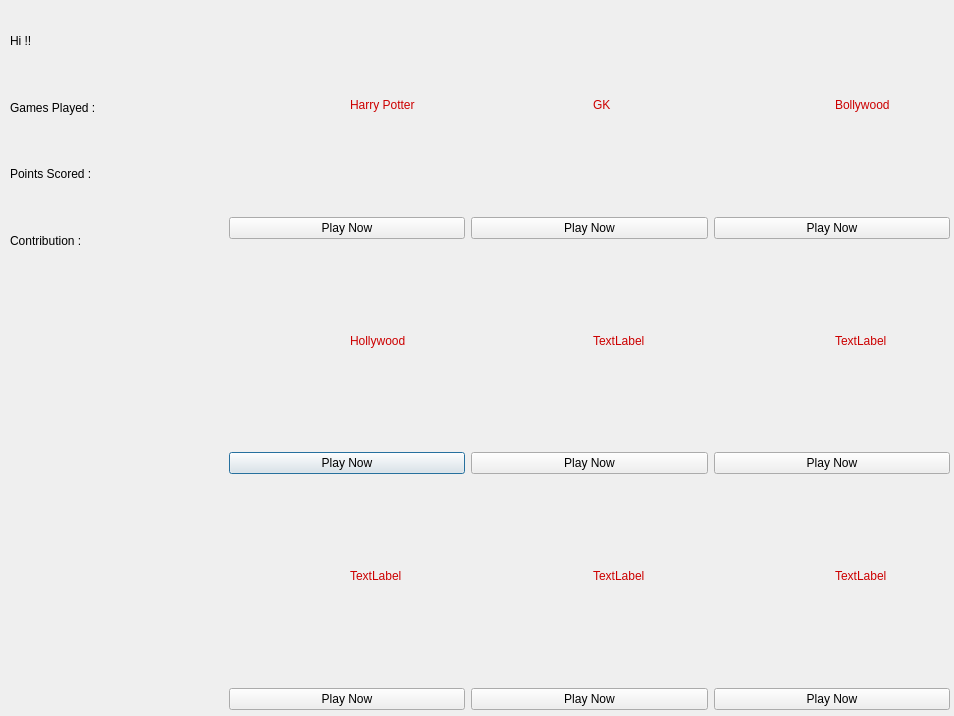
<?xml version="1.0" encoding="UTF-8"?>
<ui version="4.0">
 <class>Mainwindow</class>
 <widget class="QDialog" name="Mainwindow">
  <property name="geometry">
   <rect>
    <x>0</x>
    <y>0</y>
    <width>954</width>
    <height>716</height>
   </rect>
  </property>
  <property name="windowTitle">
   <string>Dialog</string>
  </property>
  <widget class="QWidget" name="verticalWidget" native="true">
   <property name="geometry">
    <rect>
     <x>10</x>
     <y>10</y>
     <width>211</width>
     <height>261</height>
    </rect>
   </property>
   <layout class="QVBoxLayout" name="boardVerticalLayout">
    <item>
     <widget class="QLabel" name="welocomeLabel">
      <property name="text">
       <string>Hi !! </string>
      </property>
     </widget>
    </item>
    <item>
     <widget class="QLabel" name="gamesLabel">
      <property name="text">
       <string>Games Played : </string>
      </property>
     </widget>
    </item>
    <item>
     <widget class="QLabel" name="pointsLabel">
      <property name="text">
       <string>Points Scored : </string>
      </property>
     </widget>
    </item>
    <item>
     <widget class="QLabel" name="contriLabel">
      <property name="text">
       <string>Contribution : </string>
      </property>
     </widget>
    </item>
   </layout>
  </widget>
  <widget class="QWidget" name="gridLayoutWidget">
   <property name="geometry">
    <rect>
     <x>229</x>
     <y>9</y>
     <width>721</width>
     <height>701</height>
    </rect>
   </property>
   <layout class="QGridLayout" name="gamesGridLayout">
    <item row="1" column="0">
     <layout class="QVBoxLayout" name="hollywoodVerticalLayout">
      <item>
       <layout class="QHBoxLayout" name="horizontalLayout_4">
        <item>
         <widget class="QLabel" name="hollywoodPicLabel">
          <property name="text">
           <string/>
          </property>
         </widget>
        </item>
        <item>
         <widget class="QLabel" name="hollywoodLabel">
          <property name="styleSheet">
           <string notr="true">color: rgb(204, 0, 0);
font: 14pt &quot;Ubuntu&quot;;</string>
          </property>
          <property name="text">
           <string>Hollywood</string>
          </property>
         </widget>
        </item>
       </layout>
      </item>
      <item>
       <spacer name="verticalSpacer_4">
        <property name="orientation">
         <enum>Qt::Vertical</enum>
        </property>
        <property name="sizeType">
         <enum>QSizePolicy::Fixed</enum>
        </property>
        <property name="sizeHint" stdset="0">
         <size>
          <width>20</width>
          <height>10</height>
         </size>
        </property>
       </spacer>
      </item>
      <item>
       <widget class="QPushButton" name="hollywodPushButton">
        <property name="text">
         <string>Play Now</string>
        </property>
       </widget>
      </item>
     </layout>
    </item>
    <item row="0" column="2">
     <layout class="QVBoxLayout" name="bollywoodVerticalLayout">
      <item>
       <layout class="QHBoxLayout" name="horizontalLayout_3">
        <item>
         <widget class="QLabel" name="bollywoodPicLabel">
          <property name="text">
           <string/>
          </property>
         </widget>
        </item>
        <item>
         <widget class="QLabel" name="bollywoodlabel">
          <property name="styleSheet">
           <string notr="true">color: rgb(204, 0, 0);
font: 14pt &quot;Ubuntu&quot;;</string>
          </property>
          <property name="text">
           <string>Bollywood</string>
          </property>
         </widget>
        </item>
       </layout>
      </item>
      <item>
       <spacer name="verticalSpacer_3">
        <property name="orientation">
         <enum>Qt::Vertical</enum>
        </property>
        <property name="sizeType">
         <enum>QSizePolicy::Fixed</enum>
        </property>
        <property name="sizeHint" stdset="0">
         <size>
          <width>20</width>
          <height>10</height>
         </size>
        </property>
       </spacer>
      </item>
      <item>
       <widget class="QPushButton" name="bollywoodPushButton">
        <property name="text">
         <string>Play Now</string>
        </property>
       </widget>
      </item>
     </layout>
    </item>
    <item row="0" column="0">
     <layout class="QVBoxLayout" name="harryPotterVerticalLayout">
      <item>
       <layout class="QHBoxLayout" name="horizontalLayout">
        <item>
         <widget class="QLabel" name="harryPotterPicLabel">
          <property name="text">
           <string/>
          </property>
         </widget>
        </item>
        <item>
         <widget class="QLabel" name="harryPotterLabel">
          <property name="styleSheet">
           <string notr="true">color: rgb(204, 0, 0);
font: 14pt &quot;Ubuntu&quot;;</string>
          </property>
          <property name="text">
           <string>Harry Potter</string>
          </property>
         </widget>
        </item>
       </layout>
      </item>
      <item>
       <spacer name="verticalSpacer">
        <property name="orientation">
         <enum>Qt::Vertical</enum>
        </property>
        <property name="sizeType">
         <enum>QSizePolicy::Fixed</enum>
        </property>
        <property name="sizeHint" stdset="0">
         <size>
          <width>5</width>
          <height>10</height>
         </size>
        </property>
       </spacer>
      </item>
      <item>
       <widget class="QPushButton" name="harryPotterPushButton">
        <property name="text">
         <string>Play Now</string>
        </property>
       </widget>
      </item>
     </layout>
    </item>
    <item row="2" column="0">
     <layout class="QVBoxLayout" name="verticalLayout_6">
      <item>
       <layout class="QHBoxLayout" name="horizontalLayout_7">
        <item>
         <widget class="QLabel" name="label_10">
          <property name="text">
           <string/>
          </property>
         </widget>
        </item>
        <item>
         <widget class="QLabel" name="label_11">
          <property name="styleSheet">
           <string notr="true">color: rgb(204, 0, 0);
font: 14pt &quot;Ubuntu&quot;;</string>
          </property>
          <property name="text">
           <string>TextLabel</string>
          </property>
         </widget>
        </item>
       </layout>
      </item>
      <item>
       <spacer name="verticalSpacer_7">
        <property name="orientation">
         <enum>Qt::Vertical</enum>
        </property>
        <property name="sizeType">
         <enum>QSizePolicy::Fixed</enum>
        </property>
        <property name="sizeHint" stdset="0">
         <size>
          <width>20</width>
          <height>10</height>
         </size>
        </property>
       </spacer>
      </item>
      <item>
       <widget class="QPushButton" name="pushButton_5">
        <property name="text">
         <string>Play Now</string>
        </property>
       </widget>
      </item>
     </layout>
    </item>
    <item row="0" column="1">
     <layout class="QVBoxLayout" name="verticalLayout_3">
      <item>
       <layout class="QHBoxLayout" name="horizontalLayout_2">
        <item>
         <widget class="QLabel" name="gkPicLabel">
          <property name="text">
           <string/>
          </property>
         </widget>
        </item>
        <item>
         <widget class="QLabel" name="gkLabel">
          <property name="styleSheet">
           <string notr="true">color: rgb(204, 0, 0);
font: 14pt &quot;Ubuntu&quot;;</string>
          </property>
          <property name="text">
           <string>GK</string>
          </property>
         </widget>
        </item>
       </layout>
      </item>
      <item>
       <spacer name="verticalSpacer_2">
        <property name="orientation">
         <enum>Qt::Vertical</enum>
        </property>
        <property name="sizeType">
         <enum>QSizePolicy::Fixed</enum>
        </property>
        <property name="sizeHint" stdset="0">
         <size>
          <width>20</width>
          <height>10</height>
         </size>
        </property>
       </spacer>
      </item>
      <item>
       <widget class="QPushButton" name="gkPushButton">
        <property name="text">
         <string>Play Now</string>
        </property>
       </widget>
      </item>
     </layout>
    </item>
    <item row="3" column="0">
     <layout class="QVBoxLayout" name="verticalLayout_7">
      <item>
       <layout class="QHBoxLayout" name="horizontalLayout_10"/>
      </item>
     </layout>
    </item>
    <item row="1" column="1">
     <layout class="QVBoxLayout" name="verticalLayout_8">
      <item>
       <layout class="QHBoxLayout" name="horizontalLayout_5">
        <item>
         <widget class="QLabel" name="label_6">
          <property name="text">
           <string/>
          </property>
         </widget>
        </item>
        <item>
         <widget class="QLabel" name="label_7">
          <property name="styleSheet">
           <string notr="true">color: rgb(204, 0, 0);
font: 14pt &quot;Ubuntu&quot;;</string>
          </property>
          <property name="text">
           <string>TextLabel</string>
          </property>
         </widget>
        </item>
       </layout>
      </item>
      <item>
       <spacer name="verticalSpacer_5">
        <property name="orientation">
         <enum>Qt::Vertical</enum>
        </property>
        <property name="sizeType">
         <enum>QSizePolicy::Fixed</enum>
        </property>
        <property name="sizeHint" stdset="0">
         <size>
          <width>20</width>
          <height>10</height>
         </size>
        </property>
       </spacer>
      </item>
      <item>
       <widget class="QPushButton" name="pushButton_2">
        <property name="text">
         <string>Play Now</string>
        </property>
       </widget>
      </item>
     </layout>
    </item>
    <item row="2" column="1">
     <layout class="QVBoxLayout" name="verticalLayout_9">
      <item>
       <layout class="QHBoxLayout" name="horizontalLayout_8">
        <item>
         <widget class="QLabel" name="label_12">
          <property name="text">
           <string/>
          </property>
         </widget>
        </item>
        <item>
         <widget class="QLabel" name="label_13">
          <property name="styleSheet">
           <string notr="true">color: rgb(204, 0, 0);
font: 14pt &quot;Ubuntu&quot;;</string>
          </property>
          <property name="text">
           <string>TextLabel</string>
          </property>
         </widget>
        </item>
       </layout>
      </item>
      <item>
       <spacer name="verticalSpacer_8">
        <property name="orientation">
         <enum>Qt::Vertical</enum>
        </property>
        <property name="sizeType">
         <enum>QSizePolicy::Fixed</enum>
        </property>
        <property name="sizeHint" stdset="0">
         <size>
          <width>20</width>
          <height>10</height>
         </size>
        </property>
       </spacer>
      </item>
      <item>
       <widget class="QPushButton" name="pushButton_6">
        <property name="text">
         <string>Play Now</string>
        </property>
       </widget>
      </item>
     </layout>
    </item>
    <item row="1" column="2">
     <layout class="QVBoxLayout" name="verticalLayout_10">
      <item>
       <layout class="QHBoxLayout" name="horizontalLayout_6">
        <item>
         <widget class="QLabel" name="label_8">
          <property name="text">
           <string/>
          </property>
         </widget>
        </item>
        <item>
         <widget class="QLabel" name="label_9">
          <property name="styleSheet">
           <string notr="true">color: rgb(204, 0, 0);
font: 14pt &quot;Ubuntu&quot;;</string>
          </property>
          <property name="text">
           <string>TextLabel</string>
          </property>
         </widget>
        </item>
       </layout>
      </item>
      <item>
       <spacer name="verticalSpacer_6">
        <property name="orientation">
         <enum>Qt::Vertical</enum>
        </property>
        <property name="sizeType">
         <enum>QSizePolicy::Fixed</enum>
        </property>
        <property name="sizeHint" stdset="0">
         <size>
          <width>20</width>
          <height>10</height>
         </size>
        </property>
       </spacer>
      </item>
      <item>
       <widget class="QPushButton" name="pushButton_4">
        <property name="text">
         <string>Play Now</string>
        </property>
       </widget>
      </item>
     </layout>
    </item>
    <item row="3" column="1">
     <layout class="QVBoxLayout" name="verticalLayout_11">
      <item>
       <layout class="QHBoxLayout" name="horizontalLayout_11"/>
      </item>
     </layout>
    </item>
    <item row="2" column="2">
     <layout class="QVBoxLayout" name="verticalLayout_12">
      <item>
       <layout class="QHBoxLayout" name="horizontalLayout_9">
        <item>
         <widget class="QLabel" name="label_14">
          <property name="text">
           <string/>
          </property>
         </widget>
        </item>
        <item>
         <widget class="QLabel" name="label_15">
          <property name="styleSheet">
           <string notr="true">color: rgb(204, 0, 0);
font: 14pt &quot;Ubuntu&quot;;</string>
          </property>
          <property name="text">
           <string>TextLabel</string>
          </property>
         </widget>
        </item>
       </layout>
      </item>
      <item>
       <spacer name="verticalSpacer_9">
        <property name="orientation">
         <enum>Qt::Vertical</enum>
        </property>
        <property name="sizeType">
         <enum>QSizePolicy::Fixed</enum>
        </property>
        <property name="sizeHint" stdset="0">
         <size>
          <width>20</width>
          <height>10</height>
         </size>
        </property>
       </spacer>
      </item>
      <item>
       <widget class="QPushButton" name="pushButton_7">
        <property name="text">
         <string>Play Now</string>
        </property>
       </widget>
      </item>
     </layout>
    </item>
    <item row="3" column="2">
     <layout class="QVBoxLayout" name="verticalLayout_13">
      <item>
       <layout class="QHBoxLayout" name="horizontalLayout_12"/>
      </item>
     </layout>
    </item>
   </layout>
  </widget>
 </widget>
 <tabstops>
  <tabstop>harryPotterPushButton</tabstop>
  <tabstop>gkPushButton</tabstop>
  <tabstop>bollywoodPushButton</tabstop>
  <tabstop>hollywodPushButton</tabstop>
  <tabstop>pushButton_2</tabstop>
  <tabstop>pushButton_4</tabstop>
  <tabstop>pushButton_5</tabstop>
  <tabstop>pushButton_6</tabstop>
  <tabstop>pushButton_7</tabstop>
 </tabstops>
 <resources/>
 <connections/>
</ui>
